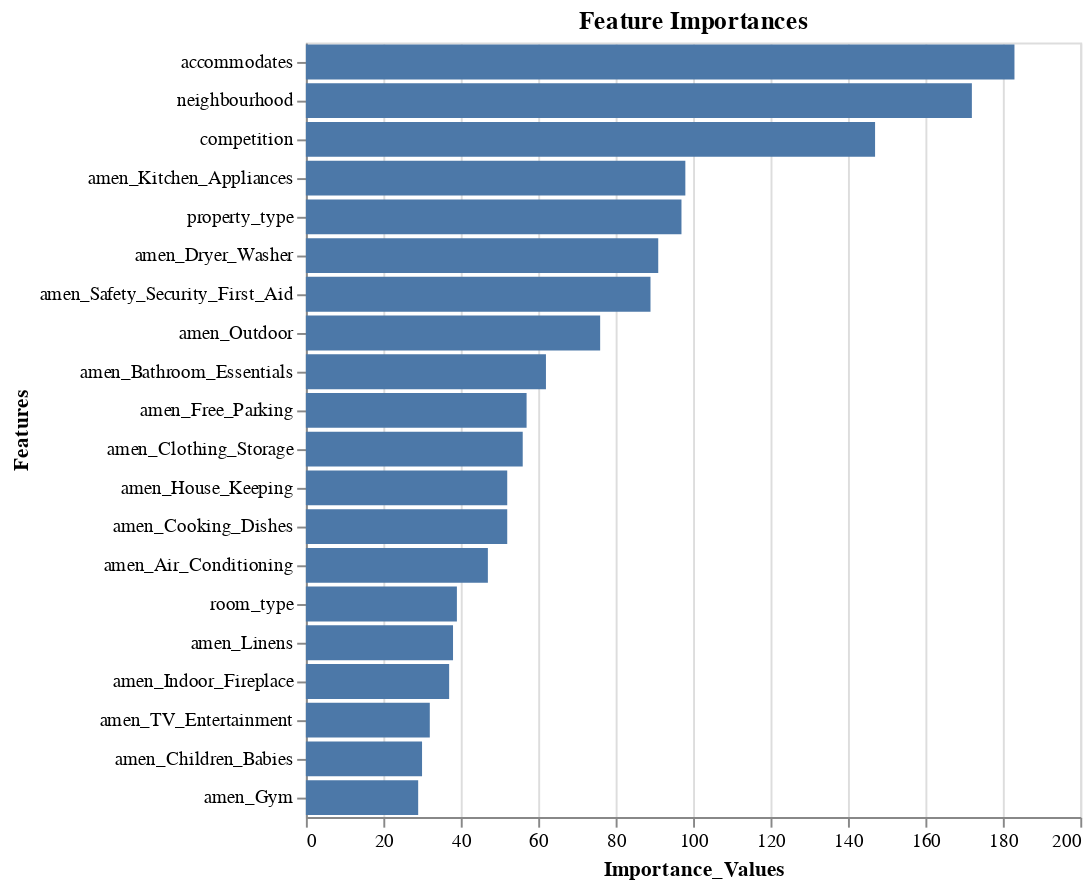

Notebook cell for this chart:
### Code cell
importances_df = pd.DataFrame()
importances_df['Features'] = X_train.columns
importances_df['Importance_Values'] = lm_model.feature_importances_
importances_df = importances_df.sort_values(by=['Importance_Values'], ascending=False)
importances_df.Features = importances_df.Features.replace({'dist_500m':'competition', 'neighbourhood_group_cleansed': 'neighbourhood'})

alt.Chart(importances_df.iloc[:20]).mark_bar().encode(x=alt.X('Importance_Values:Q'), y=alt.Y('Features:N', sort='-x')).properties(title='Feature Importances')

### Figure 1 — Vega-Lite specification as saved in the notebook (floating-point values rounded to 4 significant figures)
{"config": {"view": {"continuousWidth": 400, "continuousHeight": 300}}, "data": {"name": "data-2741c8928f6ba7d163b4d397893840fa"}, "mark": "bar", "encoding": {"x": {"type": "quantitative", "field": "Importance_Values"}, "y": {"type": "nominal", "field": "Features", "sort": "-x"}}, "title": "Feature Importances", "$schema": "https://vega.github.io/schema/vega-lite/v4.8.1.json", "datasets": {"data-2741c8928f6ba7d163b4d397893840fa": [{"Features": "accommodates", "Importance_Values": 183}, {"Features": "neighbourhood", "Importance_Values": 172}, {"Features": "competition", "Importance_Values": 147}, {"Features": "amen_Kitchen_Appliances", "Importance_Values": 98}, {"Features": "property_type", "Importance_Values": 97}, {"Features": "amen_Dryer_Washer", "Importance_Values": 91}, {"Features": "amen_Safety_Security_First_Aid", "Importance_Values": 89}, {"Features": "amen_Outdoor", "Importance_Values": 76}, {"Features": "amen_Bathroom_Essentials", "Importance_Values": 62}, {"Features": "amen_Free_Parking", "Importance_Values": 57}, {"Features": "amen_Clothing_Storage", "Importance_Values": 56}, {"Features": "amen_House_Keeping", "Importance_Values": 52}, {"Features": "amen_Cooking_Dishes", "Importance_Values": 52}, {"Features": "amen_Air_Conditioning", "Importance_Values": 47}, {"Features": "room_type", "Importance_Values": 39}, {"Features": "amen_Linens", "Importance_Values": 38}, {"Features": "amen_Indoor_Fireplace", "Importance_Values": 37}, {"Features": "amen_TV_Entertainment", "Importance_Values": 32}, {"Features": "amen_Children_Babies", "Importance_Values": 30}, {"Features": "amen_Gym", "Importance_Values": 29}]}}
